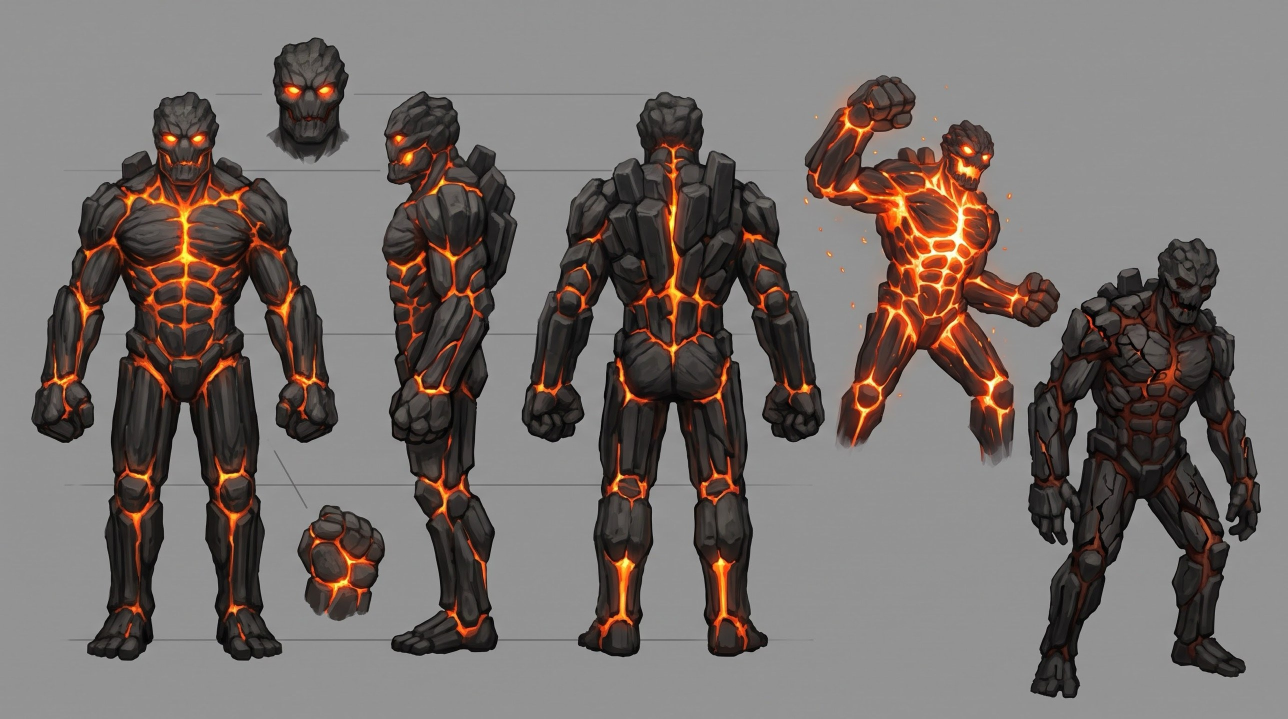
#> input picture island/tools/monsters/sheets/cinderkin.jpg, 2576 x 1438 px, given in place of desktop-first-aurora-trail-rifle-carry.png, which was not available (shown at 1/2 size)
$ python compose-armament-review.py monsters/sheets
#> lines starting #> are read from the running program, lines starting #| are printed output that depends on the picture; pictures that were not available may be replaced by others from this repository, and a replacement may not be noted
"""Compose labelled review sheets from actual WebGL frames; never paints models."""
from pathlib import Path
from PIL import Image, ImageDraw, ImageFont
import json, sys, zipfile
root=Path(sys.argv[1])
font='/usr/share/fonts/truetype/dejavu/DejaVuSans.ttf'
def face(size): return ImageFont.truetype(font,size)
def board(name,title,subtitle,panels,columns=3):
#> called with name = 'Bard-guns-held-review.png', title = 'Guns: shape, grip and material pass', columns = 3
    w,h,gap=800,545,22
    rows=(len(panels)+columns-1)//columns
    im=Image.new('RGB',(columns*w+(columns+1)*gap,165+rows*(h+gap)+60),'#111921');d=ImageDraw.Draw(im)
#> after `im = Image.new('RGB', (columns * w + (columns + 1) * gap, 165 + rows *`:
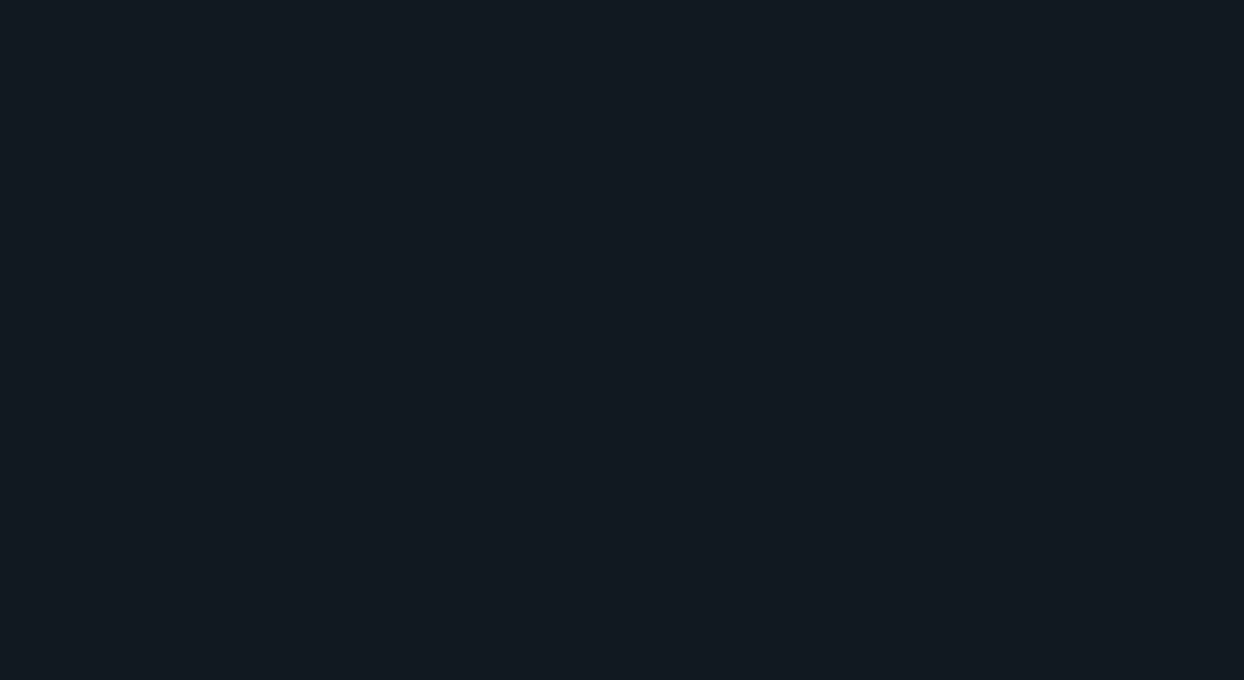
#> im: PIL image 2488x1359 RGB (shown at 1/2 size); mean R, G, B 17, 25, 33
    d.text((gap,25),title,font=face(45),fill='#edf2ed');d.text((gap,91),subtitle,font=face(23),fill='#a7bbc6')
    for i,(file,label,crop) in enumerate(panels):
        source=Image.open(root/file).convert('RGB')
#> source is the input picture: PIL image 2576x1438 RGB; mean R, G, B 118.7, 110.5, 107
        if crop: source=source.crop(crop)
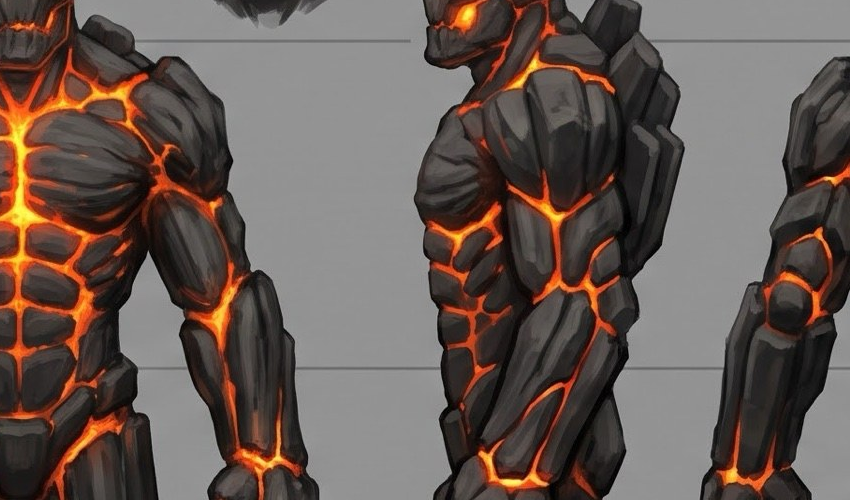
#> source: PIL image 850x500 RGB; mean R, G, B 103.7, 89.8, 83.6
        source.thumbnail((w,h-53),Image.Resampling.LANCZOS)
#> source: PIL image 800x471 RGB
        x=gap+(i%columns)*(w+gap);y=165+(i//columns)*(h+gap)
        d.rectangle((x,y,x+w,y+h),fill='#202e38')
        im.paste(source,(x+(w-source.width)//2,y+(h-53-source.height)//2))
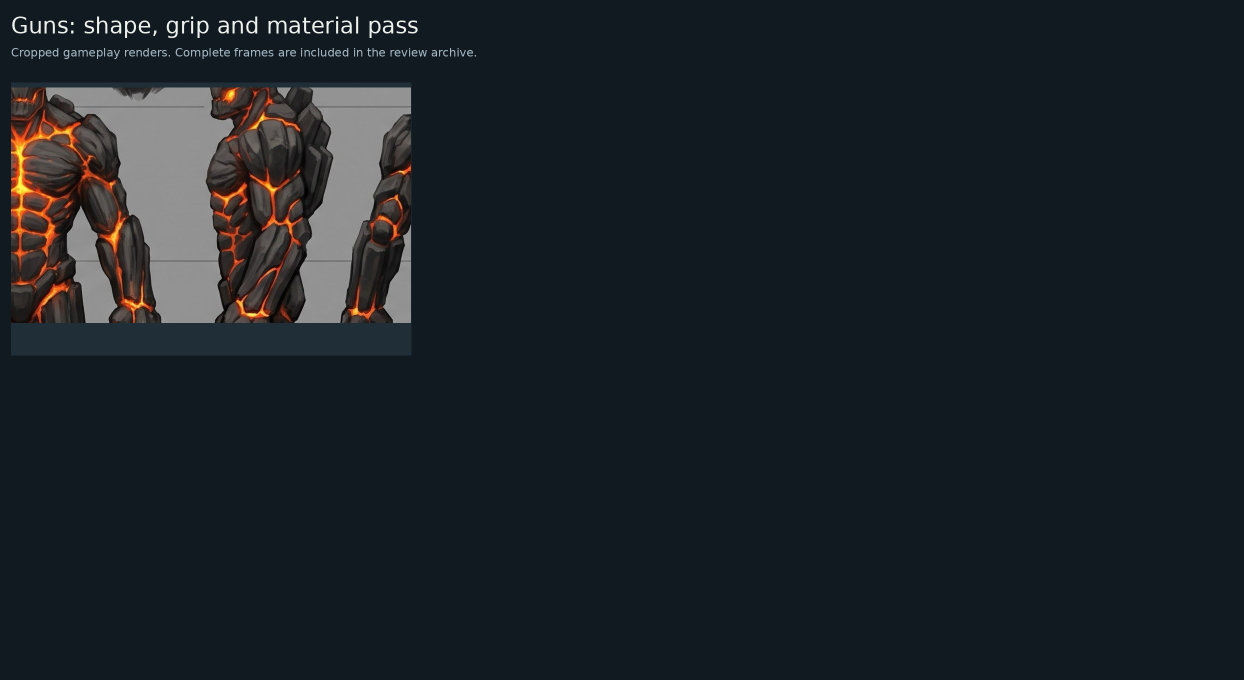
#> im: PIL image 2488x1359 RGB (shown at 1/2 size); mean R, G, B 27.6, 33.2, 39.7
        d.text((x+18,y+h-39),label,font=face(23),fill='#eff3ee')
#> pass 2 of the loop in board, `for i,(file,label,crop) in enumerate(panels):`:
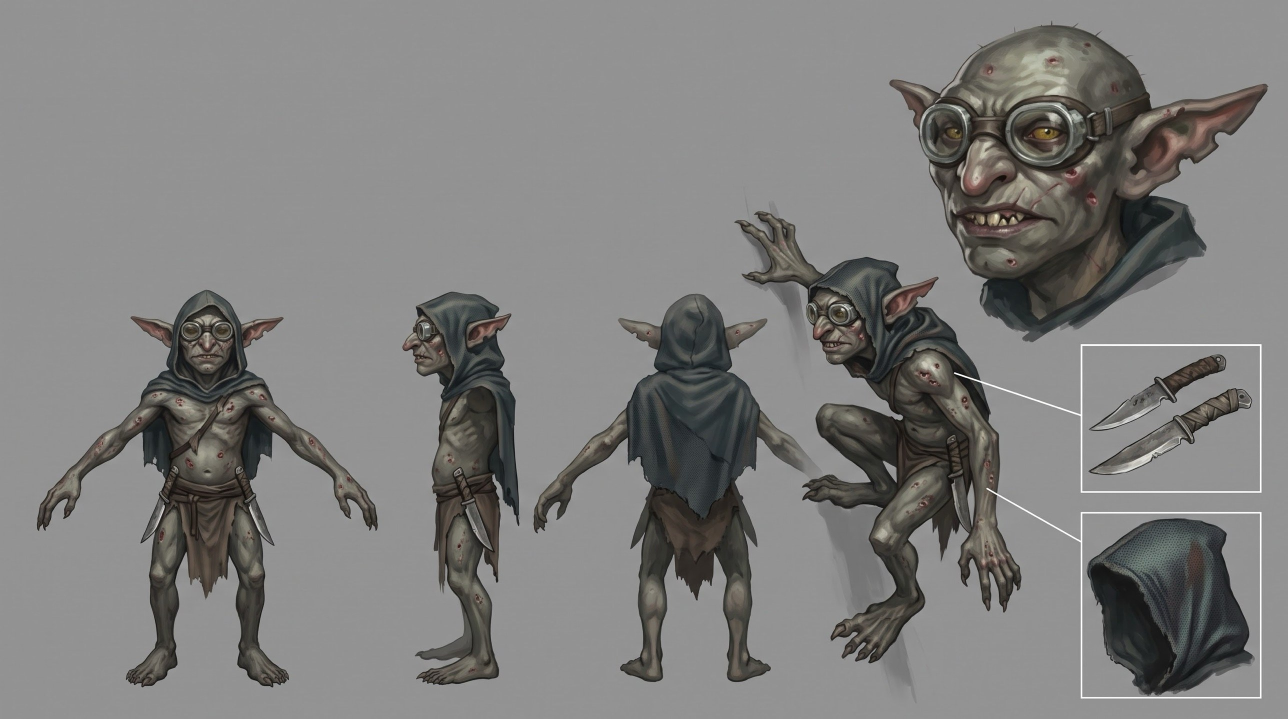
#> input picture island/tools/monsters/sheets/drain-skulker.jpg, 2576 x 1438 px, given in place of desktop-first-mossback-scout-rifle-carry.png, which was not available (shown at 1/2 size)
#> in board, source is the input picture: PIL image 2576x1438 RGB; mean R, G, B 126.9, 126.3, 124.9
#> in board, `if crop: source=source.crop(crop)`:
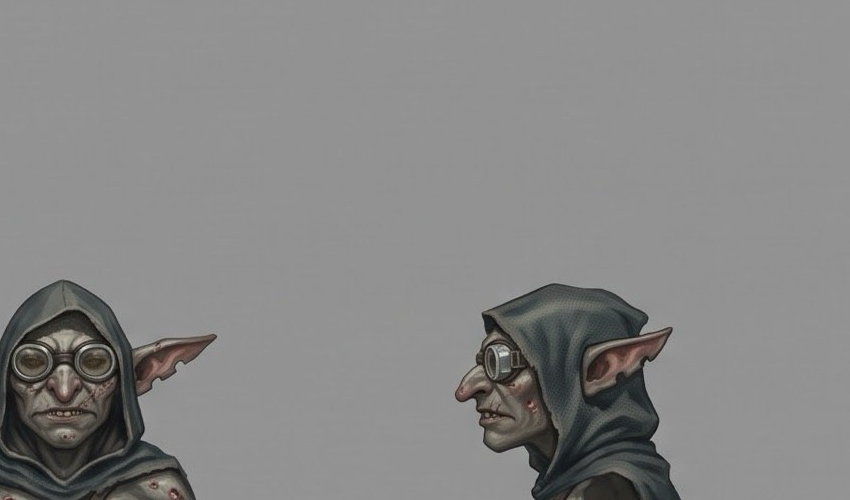
#> source: PIL image 850x500 RGB; mean R, G, B 134.3, 134.1, 133.6
#> in board, `im.paste(source,(x+(w-source.width)//2,y+(h-53-source.height)//2))`:
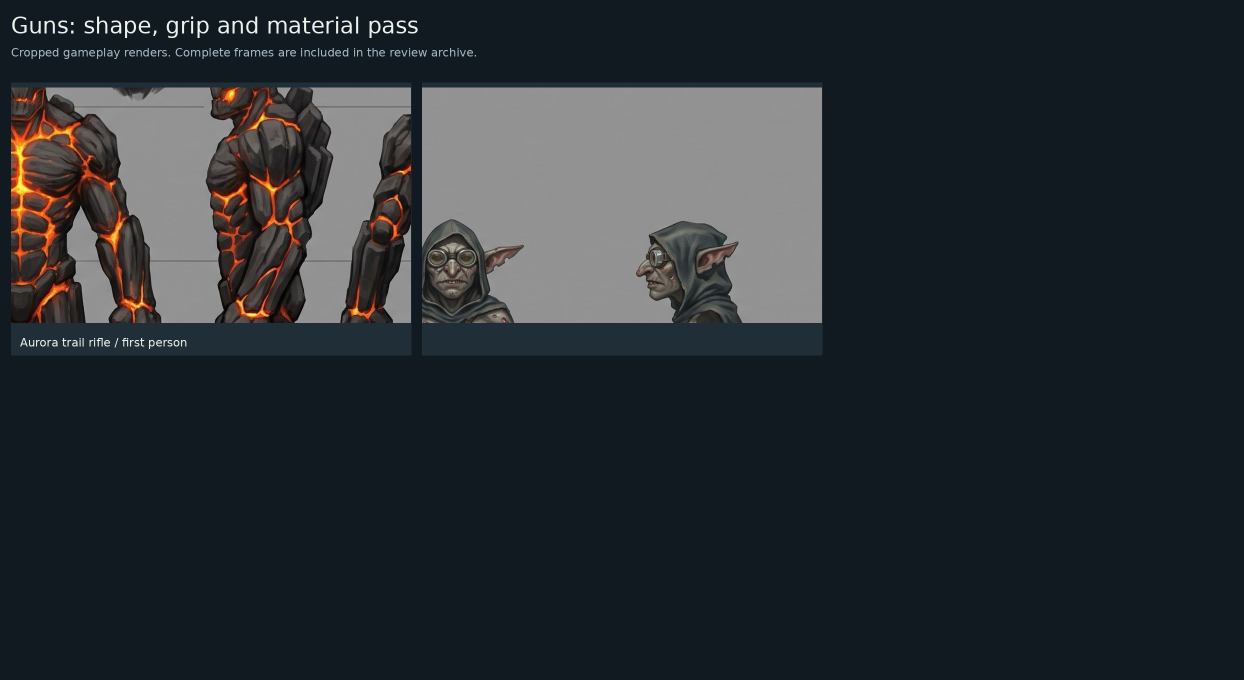
#> im: PIL image 2488x1359 RGB (shown at 1/2 size); mean R, G, B 41, 45.9, 51.4
    d.text((gap,im.height-43),'BARD  /  Actual production models and rig  /  09 OCT 2026',font=face(21),fill='#a7bbc6')
    out=root/name;im.save(out);Image.open(out).verify();return out
ids=[('aurora-trail-rifle','Aurora trail rifle'),('mossback-scout-rifle','Mossback scout rifle'),('warden-spark-carbine','Warden spark carbine')]
#> (the run stopped early here; a loop or call above may not have finished)
